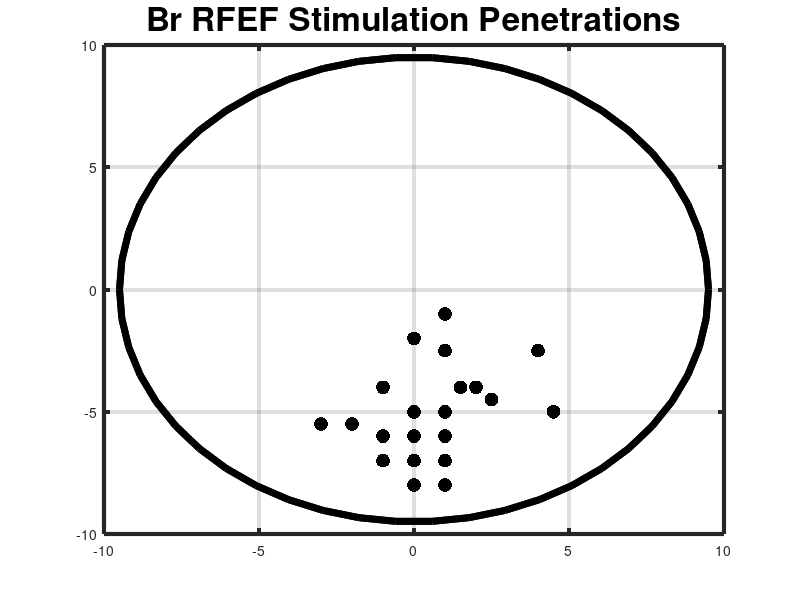

Recreate this plot in MATLAB. (Note: this script raises an error after producing the figure.)
% setup variables
dot_size = 100;
sacc_yes = 'r';
sacc_no = 'k';

hold on;

%
% bpRFEFStim2_10_15
%

% variables
bpRFEFStim2_10_15depth = -5000;
bpRFEFStim2_10_15AP = -5;
bpRFEFStim2_10_15ML = 1;

% session depth + coordinates
bpRFEFStim2_10_15top = [bpRFEFStim2_10_15ML, bpRFEFStim2_10_15AP, 0];
bpRFEFStim2_10_15bottom = [bpRFEFStim2_10_15ML, bpRFEFStim2_10_15AP, bpRFEFStim2_10_15depth];
bpRFEFStim2_10_15 = [bpRFEFStim2_10_15top;bpRFEFStim2_10_15bottom];
plot3(bpRFEFStim2_10_15(:,1),bpRFEFStim2_10_15(:,2),bpRFEFStim2_10_15(:,3), 'r', 'LineWidth', 2)


bpRFEFStim2_10_15ch17 = scatter3(bpRFEFStim2_10_15ML, bpRFEFStim2_10_15AP, bpRFEFStim2_10_15depth + 5000, dot_size, sacc_no, 'filled');
bpRFEFStim2_10_15ch16 = scatter3(bpRFEFStim2_10_15ML, bpRFEFStim2_10_15AP, bpRFEFStim2_10_15depth + 4600, dot_size, sacc_no, 'filled');
bpRFEFStim2_10_15ch15 = scatter3(bpRFEFStim2_10_15ML, bpRFEFStim2_10_15AP, bpRFEFStim2_10_15depth + 4200, dot_size, sacc_no, 'filled');
bpRFEFStim2_10_15ch14 = scatter3(bpRFEFStim2_10_15ML, bpRFEFStim2_10_15AP, bpRFEFStim2_10_15depth + 3800, dot_size, sacc_no, 'filled');
bpRFEFStim2_10_15ch13 = scatter3(bpRFEFStim2_10_15ML, bpRFEFStim2_10_15AP, bpRFEFStim2_10_15depth + 3500, dot_size, sacc_no, 'filled');
bpRFEFStim2_10_15ch12 = scatter3(bpRFEFStim2_10_15ML, bpRFEFStim2_10_15AP, bpRFEFStim2_10_15depth + 3200, dot_size, sacc_no, 'filled');
bpRFEFStim2_10_15ch11 = scatter3(bpRFEFStim2_10_15ML, bpRFEFStim2_10_15AP, bpRFEFStim2_10_15depth + 2900, dot_size, sacc_no, 'filled');
bpRFEFStim2_10_15ch10 = scatter3(bpRFEFStim2_10_15ML, bpRFEFStim2_10_15AP, bpRFEFStim2_10_15depth + 2700, dot_size, sacc_no, 'filled');
bpRFEFStim2_10_15ch09 = scatter3(bpRFEFStim2_10_15ML, bpRFEFStim2_10_15AP, bpRFEFStim2_10_15depth + 2400, dot_size, sacc_no, 'filled');
bpRFEFStim2_10_15ch08 = scatter3(bpRFEFStim2_10_15ML, bpRFEFStim2_10_15AP, bpRFEFStim2_10_15depth + 2100, dot_size, sacc_no, 'filled');
bpRFEFStim2_10_15ch07 = scatter3(bpRFEFStim2_10_15ML, bpRFEFStim2_10_15AP, bpRFEFStim2_10_15depth + 1900, dot_size, sacc_no, 'filled');
bpRFEFStim2_10_15ch06 = scatter3(bpRFEFStim2_10_15ML, bpRFEFStim2_10_15AP, bpRFEFStim2_10_15depth + 1700, dot_size, sacc_no, 'filled');
bpRFEFStim2_10_15ch05 = scatter3(bpRFEFStim2_10_15ML, bpRFEFStim2_10_15AP, bpRFEFStim2_10_15depth + 1400, dot_size, sacc_no, 'filled');
bpRFEFStim2_10_15ch04 = scatter3(bpRFEFStim2_10_15ML, bpRFEFStim2_10_15AP, bpRFEFStim2_10_15depth + 1000, dot_size, sacc_yes, 'filled');
bpRFEFStim2_10_15ch03 = scatter3(bpRFEFStim2_10_15ML, bpRFEFStim2_10_15AP, bpRFEFStim2_10_15depth +  700, dot_size, sacc_no, 'filled');
bpRFEFStim2_10_15ch02 = scatter3(bpRFEFStim2_10_15ML, bpRFEFStim2_10_15AP, bpRFEFStim2_10_15depth +  400, dot_size, sacc_no, 'filled');
bpRFEFStim2_10_15ch01 = scatter3(bpRFEFStim2_10_15ML, bpRFEFStim2_10_15AP, bpRFEFStim2_10_15depth +    0, dot_size, sacc_no, 'filled');


%
% bpRFEFStim2_10_15n02
%

% variables
bpRFEFStim2_10_15n02depth = -6100;
bpRFEFStim2_10_15n02AP = -6;
bpRFEFStim2_10_15n02ML = 0;

% session depth + coordinates
bpRFEFStim2_10_15n02top = [bpRFEFStim2_10_15n02ML, bpRFEFStim2_10_15n02AP, 0];
bpRFEFStim2_10_15n02bottom = [bpRFEFStim2_10_15n02ML, bpRFEFStim2_10_15n02AP, bpRFEFStim2_10_15n02depth];
bpRFEFStim2_10_15n02 = [bpRFEFStim2_10_15n02top;bpRFEFStim2_10_15n02bottom];
plot3(bpRFEFStim2_10_15n02(:,1),bpRFEFStim2_10_15n02(:,2),bpRFEFStim2_10_15n02(:,3), 'r', 'LineWidth', 2)


bpRFEFStim2_10_15n02ch12 = scatter3(bpRFEFStim2_10_15n02ML, bpRFEFStim2_10_15n02AP, bpRFEFStim2_10_15n02depth + 4600, dot_size, sacc_no, 'filled');
bpRFEFStim2_10_15n02ch11 = scatter3(bpRFEFStim2_10_15n02ML, bpRFEFStim2_10_15n02AP, bpRFEFStim2_10_15n02depth + 4200, dot_size, sacc_no, 'filled');
bpRFEFStim2_10_15n02ch10 = scatter3(bpRFEFStim2_10_15n02ML, bpRFEFStim2_10_15n02AP, bpRFEFStim2_10_15n02depth + 3800, dot_size, sacc_no, 'filled');
bpRFEFStim2_10_15n02ch09 = scatter3(bpRFEFStim2_10_15n02ML, bpRFEFStim2_10_15n02AP, bpRFEFStim2_10_15n02depth + 3400, dot_size, sacc_yes, 'filled');
bpRFEFStim2_10_15n02ch08 = scatter3(bpRFEFStim2_10_15n02ML, bpRFEFStim2_10_15n02AP, bpRFEFStim2_10_15n02depth + 3200, dot_size, sacc_yes, 'filled');
bpRFEFStim2_10_15n02ch07 = scatter3(bpRFEFStim2_10_15n02ML, bpRFEFStim2_10_15n02AP, bpRFEFStim2_10_15n02depth + 2900, dot_size, sacc_yes, 'filled');
bpRFEFStim2_10_15n02ch06 = scatter3(bpRFEFStim2_10_15n02ML, bpRFEFStim2_10_15n02AP, bpRFEFStim2_10_15n02depth + 2600, dot_size, sacc_yes, 'filled');
bpRFEFStim2_10_15n02ch05 = scatter3(bpRFEFStim2_10_15n02ML, bpRFEFStim2_10_15n02AP, bpRFEFStim2_10_15n02depth + 2300, dot_size, sacc_yes, 'filled');
bpRFEFStim2_10_15n02ch04 = scatter3(bpRFEFStim2_10_15n02ML, bpRFEFStim2_10_15n02AP, bpRFEFStim2_10_15n02depth + 1800, dot_size, sacc_yes, 'filled');
bpRFEFStim2_10_15n02ch03 = scatter3(bpRFEFStim2_10_15n02ML, bpRFEFStim2_10_15n02AP, bpRFEFStim2_10_15n02depth + 1000, dot_size, sacc_yes, 'filled');
bpRFEFStim2_10_15n02ch02 = scatter3(bpRFEFStim2_10_15n02ML, bpRFEFStim2_10_15n02AP, bpRFEFStim2_10_15n02depth +  600, dot_size, sacc_yes, 'filled');
bpRFEFStim2_10_15n02ch01 = scatter3(bpRFEFStim2_10_15n02ML, bpRFEFStim2_10_15n02AP, bpRFEFStim2_10_15n02depth +    0, dot_size, sacc_yes, 'filled');


%
% bpRFEFStim2_10_15n03
%

% variables
bpRFEFStim2_10_15n03depth = -3500;
bpRFEFStim2_10_15n03AP = -7;
bpRFEFStim2_10_15n03ML = 1;

% session depth + coordinates
bpRFEFStim2_10_15n03top = [bpRFEFStim2_10_15n03ML, bpRFEFStim2_10_15n03AP, 0];
bpRFEFStim2_10_15n03bottom = [bpRFEFStim2_10_15n03ML, bpRFEFStim2_10_15n03AP, bpRFEFStim2_10_15n03depth];
bpRFEFStim2_10_15n03 = [bpRFEFStim2_10_15n03top;bpRFEFStim2_10_15n03bottom];
plot3(bpRFEFStim2_10_15n03(:,1),bpRFEFStim2_10_15n03(:,2),bpRFEFStim2_10_15n03(:,3), 'r', 'LineWidth', 2)

bpRFEFStim2_10_15n03ch03 = scatter3(bpRFEFStim2_10_15n03ML, bpRFEFStim2_10_15n03AP, bpRFEFStim2_10_15n03depth + 2000, dot_size, sacc_no, 'filled');
bpRFEFStim2_10_15n03ch02 = scatter3(bpRFEFStim2_10_15n03ML, bpRFEFStim2_10_15n03AP, bpRFEFStim2_10_15n03depth + 1300, dot_size, sacc_no, 'filled');
bpRFEFStim2_10_15n03ch01 = scatter3(bpRFEFStim2_10_15n03ML, bpRFEFStim2_10_15n03AP, bpRFEFStim2_10_15n03depth +    0, dot_size, sacc_no, 'filled');

%
% bpRFEFStim2_23_15
%

% variables
bpRFEFStim2_23_15depth = -4500;
bpRFEFStim2_23_15AP = -4.5;
bpRFEFStim2_23_15ML = 2.5;

% session depth + coordinates
bpRFEFStim2_23_15top = [bpRFEFStim2_23_15ML, bpRFEFStim2_23_15AP, 0];
bpRFEFStim2_23_15bottom = [bpRFEFStim2_23_15ML, bpRFEFStim2_23_15AP, bpRFEFStim2_23_15depth];
bpRFEFStim2_23_15 = [bpRFEFStim2_23_15top;bpRFEFStim2_23_15bottom];
plot3(bpRFEFStim2_23_15(:,1),bpRFEFStim2_23_15(:,2),bpRFEFStim2_23_15(:,3), 'r', 'LineWidth', 2)


bpRFEFStim2_23_15ch07 = scatter3(bpRFEFStim2_23_15ML, bpRFEFStim2_23_15AP, bpRFEFStim2_23_15depth + 4500, dot_size, sacc_no, 'filled');
bpRFEFStim2_23_15ch06 = scatter3(bpRFEFStim2_23_15ML, bpRFEFStim2_23_15AP, bpRFEFStim2_23_15depth + 3700, dot_size, sacc_no, 'filled');
bpRFEFStim2_23_15ch05 = scatter3(bpRFEFStim2_23_15ML, bpRFEFStim2_23_15AP, bpRFEFStim2_23_15depth + 3000, dot_size, sacc_yes, 'filled');
bpRFEFStim2_23_15ch04 = scatter3(bpRFEFStim2_23_15ML, bpRFEFStim2_23_15AP, bpRFEFStim2_23_15depth + 2300, dot_size, sacc_yes, 'filled');
bpRFEFStim2_23_15ch03 = scatter3(bpRFEFStim2_23_15ML, bpRFEFStim2_23_15AP, bpRFEFStim2_23_15depth + 1500, dot_size, sacc_yes, 'filled');
bpRFEFStim2_23_15ch02 = scatter3(bpRFEFStim2_23_15ML, bpRFEFStim2_23_15AP, bpRFEFStim2_23_15depth +  500, dot_size, sacc_yes, 'filled');
bpRFEFStim2_23_15ch01 = scatter3(bpRFEFStim2_23_15ML, bpRFEFStim2_23_15AP, bpRFEFStim2_23_15depth +    0, dot_size, sacc_no, 'filled');

%
% bpRFEFStim2_24_15
%

% variables
bpRFEFStim2_24_15depth = -3500;
bpRFEFStim2_24_15AP = -2.5;
bpRFEFStim2_24_15ML = 4;

% session depth + coordinates
bpRFEFStim2_24_15top = [bpRFEFStim2_24_15ML, bpRFEFStim2_24_15AP, 0];
bpRFEFStim2_24_15bottom = [bpRFEFStim2_24_15ML, bpRFEFStim2_24_15AP, bpRFEFStim2_24_15depth];
bpRFEFStim2_24_15 = [bpRFEFStim2_24_15top;bpRFEFStim2_24_15bottom];
plot3(bpRFEFStim2_24_15(:,1),bpRFEFStim2_24_15(:,2),bpRFEFStim2_24_15(:,3), 'r', 'LineWidth', 2)

bpRFEFStim2_24_15ch07 = scatter3(bpRFEFStim2_24_15ML, bpRFEFStim2_24_15AP, bpRFEFStim2_24_15depth + 3000, dot_size, sacc_no, 'filled');
bpRFEFStim2_24_15ch06 = scatter3(bpRFEFStim2_24_15ML, bpRFEFStim2_24_15AP, bpRFEFStim2_24_15depth + 2500, dot_size, sacc_no, 'filled');
bpRFEFStim2_24_15ch05 = scatter3(bpRFEFStim2_24_15ML, bpRFEFStim2_24_15AP, bpRFEFStim2_24_15depth + 2000, dot_size, sacc_no, 'filled');
bpRFEFStim2_24_15ch04 = scatter3(bpRFEFStim2_24_15ML, bpRFEFStim2_24_15AP, bpRFEFStim2_24_15depth + 1500, dot_size, sacc_no, 'filled');
bpRFEFStim2_24_15ch03 = scatter3(bpRFEFStim2_24_15ML, bpRFEFStim2_24_15AP, bpRFEFStim2_24_15depth + 1000, dot_size, sacc_no, 'filled');
bpRFEFStim2_24_15ch02 = scatter3(bpRFEFStim2_24_15ML, bpRFEFStim2_24_15AP, bpRFEFStim2_24_15depth +  500, dot_size, sacc_no, 'filled');
bpRFEFStim2_24_15ch01 = scatter3(bpRFEFStim2_24_15ML, bpRFEFStim2_24_15AP, bpRFEFStim2_24_15depth +    0, dot_size, sacc_no, 'filled');

%
% bpRFEFStim2_24_15n02
%

% variables
bpRFEFStim2_24_15n02depth = -5300;
bpRFEFStim2_24_15n02AP = -2.5;
bpRFEFStim2_24_15n02ML = 1;

% session depth + coordinates
bpRFEFStim2_24_15n02top = [bpRFEFStim2_24_15n02ML, bpRFEFStim2_24_15n02AP, 0];
bpRFEFStim2_24_15n02bottom = [bpRFEFStim2_24_15n02ML, bpRFEFStim2_24_15n02AP, bpRFEFStim2_24_15n02depth];
bpRFEFStim2_24_15n02 = [bpRFEFStim2_24_15n02top;bpRFEFStim2_24_15n02bottom];
plot3(bpRFEFStim2_24_15n02(:,1),bpRFEFStim2_24_15n02(:,2),bpRFEFStim2_24_15n02(:,3), 'r', 'LineWidth', 2)

bpRFEFStim2_24_15n02ch10 = scatter3(bpRFEFStim2_24_15n02ML, bpRFEFStim2_24_15n02AP, bpRFEFStim2_24_15n02depth + 5000, dot_size, sacc_no, 'filled');
bpRFEFStim2_24_15n02ch09 = scatter3(bpRFEFStim2_24_15n02ML, bpRFEFStim2_24_15n02AP, bpRFEFStim2_24_15n02depth + 4500, dot_size, sacc_no, 'filled');
bpRFEFStim2_24_15n02ch08 = scatter3(bpRFEFStim2_24_15n02ML, bpRFEFStim2_24_15n02AP, bpRFEFStim2_24_15n02depth + 4000, dot_size, sacc_no, 'filled');
bpRFEFStim2_24_15n02ch07 = scatter3(bpRFEFStim2_24_15n02ML, bpRFEFStim2_24_15n02AP, bpRFEFStim2_24_15n02depth + 3000, dot_size, sacc_no, 'filled');
bpRFEFStim2_24_15n02ch06 = scatter3(bpRFEFStim2_24_15n02ML, bpRFEFStim2_24_15n02AP, bpRFEFStim2_24_15n02depth + 2500, dot_size, sacc_no, 'filled');
bpRFEFStim2_24_15n02ch05 = scatter3(bpRFEFStim2_24_15n02ML, bpRFEFStim2_24_15n02AP, bpRFEFStim2_24_15n02depth + 2000, dot_size, sacc_no, 'filled');
bpRFEFStim2_24_15n02ch04 = scatter3(bpRFEFStim2_24_15n02ML, bpRFEFStim2_24_15n02AP, bpRFEFStim2_24_15n02depth + 1500, dot_size, sacc_no, 'filled');
bpRFEFStim2_24_15n02ch03 = scatter3(bpRFEFStim2_24_15n02ML, bpRFEFStim2_24_15n02AP, bpRFEFStim2_24_15n02depth + 1000, dot_size, sacc_no, 'filled');
bpRFEFStim2_24_15n02ch02 = scatter3(bpRFEFStim2_24_15n02ML, bpRFEFStim2_24_15n02AP, bpRFEFStim2_24_15n02depth +  500, dot_size, sacc_no, 'filled');
bpRFEFStim2_24_15n02ch01 = scatter3(bpRFEFStim2_24_15n02ML, bpRFEFStim2_24_15n02AP, bpRFEFStim2_24_15n02depth +    0, dot_size, sacc_no, 'filled');

%
% bpRFEFStim2_27_15
%

% variables
bpRFEFStim2_27_15depth = -1700;
bpRFEFStim2_27_15AP = -4;
bpRFEFStim2_27_15ML = 1.5;

% session depth + coordinates
bpRFEFStim2_27_15top = [bpRFEFStim2_27_15ML, bpRFEFStim2_27_15AP, 0];
bpRFEFStim2_27_15bottom = [bpRFEFStim2_27_15ML, bpRFEFStim2_27_15AP, bpRFEFStim2_27_15depth];
bpRFEFStim2_27_15 = [bpRFEFStim2_27_15top;bpRFEFStim2_27_15bottom];
plot3(bpRFEFStim2_27_15(:,1),bpRFEFStim2_27_15(:,2),bpRFEFStim2_27_15(:,3), 'r', 'LineWidth', 2)

bpRFEFStim2_27_15ch03 = scatter3(bpRFEFStim2_27_15ML, bpRFEFStim2_27_15AP, bpRFEFStim2_27_15depth + 1000, dot_size, sacc_no, 'filled');
bpRFEFStim2_27_15ch02 = scatter3(bpRFEFStim2_27_15ML, bpRFEFStim2_27_15AP, bpRFEFStim2_27_15depth +  500, dot_size, sacc_no, 'filled');
bpRFEFStim2_27_15ch01 = scatter3(bpRFEFStim2_27_15ML, bpRFEFStim2_27_15AP, bpRFEFStim2_27_15depth +    0, dot_size, sacc_no, 'filled');


%
% bpRFEFStim4_07_15
%

% variables
bpRFEFStim4_07_15depth = -5348;
bpRFEFStim4_07_15AP = -6;
bpRFEFStim4_07_15ML = 1;

% session depth + coordinates
bpRFEFStim4_07_15top = [bpRFEFStim4_07_15ML, bpRFEFStim4_07_15AP, 0];
bpRFEFStim4_07_15bottom = [bpRFEFStim4_07_15ML, bpRFEFStim4_07_15AP, bpRFEFStim4_07_15depth];
bpRFEFStim4_07_15 = [bpRFEFStim4_07_15top;bpRFEFStim4_07_15bottom];
plot3(bpRFEFStim4_07_15(:,1),bpRFEFStim4_07_15(:,2),bpRFEFStim4_07_15(:,3), 'r', 'LineWidth', 2)

bpRFEFStim4_07_15ch06 = scatter3(bpRFEFStim4_07_15ML, bpRFEFStim4_07_15AP, bpRFEFStim4_07_15depth + 5000, dot_size, sacc_no, 'filled');
bpRFEFStim4_07_15ch05 = scatter3(bpRFEFStim4_07_15ML, bpRFEFStim4_07_15AP, bpRFEFStim4_07_15depth + 4000, dot_size, sacc_no, 'filled');
bpRFEFStim4_07_15ch04 = scatter3(bpRFEFStim4_07_15ML, bpRFEFStim4_07_15AP, bpRFEFStim4_07_15depth + 3000, dot_size, sacc_no, 'filled');
bpRFEFStim4_07_15ch03 = scatter3(bpRFEFStim4_07_15ML, bpRFEFStim4_07_15AP, bpRFEFStim4_07_15depth + 2000, dot_size, sacc_no, 'filled');
bpRFEFStim4_07_15ch02 = scatter3(bpRFEFStim4_07_15ML, bpRFEFStim4_07_15AP, bpRFEFStim4_07_15depth + 1000, dot_size, sacc_no, 'filled');
bpRFEFStim4_07_15ch01 = scatter3(bpRFEFStim4_07_15ML, bpRFEFStim4_07_15AP, bpRFEFStim4_07_15depth +    0, dot_size, sacc_no, 'filled');


%
% bpRFEFStim4_09_15
%

% variables
bpRFEFStim4_09_15depth = -5600;
bpRFEFStim4_09_15AP = -6;
bpRFEFStim4_09_15ML = -1;

% session depth + coordinates
bpRFEFStim4_09_15top = [bpRFEFStim4_09_15ML, bpRFEFStim4_09_15AP, 0];
bpRFEFStim4_09_15bottom = [bpRFEFStim4_09_15ML, bpRFEFStim4_09_15AP, bpRFEFStim4_09_15depth];
bpRFEFStim4_09_15 = [bpRFEFStim4_09_15top;bpRFEFStim4_09_15bottom];
plot3(bpRFEFStim4_09_15(:,1),bpRFEFStim4_09_15(:,2),bpRFEFStim4_09_15(:,3), 'r', 'LineWidth', 2)


bpRFEFStim4_09_15ch09 = scatter3(bpRFEFStim4_09_15ML, bpRFEFStim4_09_15AP, bpRFEFStim4_09_15depth + 4900, dot_size, sacc_no, 'filled');
bpRFEFStim4_09_15ch08 = scatter3(bpRFEFStim4_09_15ML, bpRFEFStim4_09_15AP, bpRFEFStim4_09_15depth + 4200, dot_size, sacc_yes, 'filled');
bpRFEFStim4_09_15ch07 = scatter3(bpRFEFStim4_09_15ML, bpRFEFStim4_09_15AP, bpRFEFStim4_09_15depth + 3600, dot_size, sacc_yes, 'filled');
bpRFEFStim4_09_15ch06 = scatter3(bpRFEFStim4_09_15ML, bpRFEFStim4_09_15AP, bpRFEFStim4_09_15depth + 1900, dot_size, sacc_no, 'filled');
bpRFEFStim4_09_15ch05 = scatter3(bpRFEFStim4_09_15ML, bpRFEFStim4_09_15AP, bpRFEFStim4_09_15depth + 1600, dot_size, sacc_no, 'filled');
bpRFEFStim4_09_15ch04 = scatter3(bpRFEFStim4_09_15ML, bpRFEFStim4_09_15AP, bpRFEFStim4_09_15depth + 1200, dot_size, sacc_no, 'filled');
bpRFEFStim4_09_15ch03 = scatter3(bpRFEFStim4_09_15ML, bpRFEFStim4_09_15AP, bpRFEFStim4_09_15depth +  800, dot_size, sacc_yes, 'filled');
bpRFEFStim4_09_15ch02 = scatter3(bpRFEFStim4_09_15ML, bpRFEFStim4_09_15AP, bpRFEFStim4_09_15depth +  300, dot_size, sacc_no, 'filled');
bpRFEFStim4_09_15ch01 = scatter3(bpRFEFStim4_09_15ML, bpRFEFStim4_09_15AP, bpRFEFStim4_09_15depth +    0, dot_size, sacc_no, 'filled');

%
% bpRFEFStim4_10_15
%

% variables
bpRFEFStim4_10_15depth = -7085;
bpRFEFStim4_10_15AP = -4;
bpRFEFStim4_10_15ML = -1;

% session depth + coordinates
bpRFEFStim4_10_15top = [bpRFEFStim4_10_15ML, bpRFEFStim4_10_15AP, 0];
bpRFEFStim4_10_15bottom = [bpRFEFStim4_10_15ML, bpRFEFStim4_10_15AP, bpRFEFStim4_10_15depth];
bpRFEFStim4_10_15 = [bpRFEFStim4_10_15top;bpRFEFStim4_10_15bottom];
plot3(bpRFEFStim4_10_15(:,1),bpRFEFStim4_10_15(:,2),bpRFEFStim4_10_15(:,3), 'r', 'LineWidth', 2)

bpRFEFStim4_10_15ch10 = scatter3(bpRFEFStim4_10_15ML, bpRFEFStim4_10_15AP, bpRFEFStim4_10_15depth + 4500, dot_size, sacc_no, 'filled');
bpRFEFStim4_10_15ch09 = scatter3(bpRFEFStim4_10_15ML, bpRFEFStim4_10_15AP, bpRFEFStim4_10_15depth + 4000, dot_size, sacc_no, 'filled');
bpRFEFStim4_10_15ch08 = scatter3(bpRFEFStim4_10_15ML, bpRFEFStim4_10_15AP, bpRFEFStim4_10_15depth + 3500, dot_size, sacc_no, 'filled');
bpRFEFStim4_10_15ch07 = scatter3(bpRFEFStim4_10_15ML, bpRFEFStim4_10_15AP, bpRFEFStim4_10_15depth + 3000, dot_size, sacc_no, 'filled');
bpRFEFStim4_10_15ch06 = scatter3(bpRFEFStim4_10_15ML, bpRFEFStim4_10_15AP, bpRFEFStim4_10_15depth + 2500, dot_size, sacc_no, 'filled');
bpRFEFStim4_10_15ch05 = scatter3(bpRFEFStim4_10_15ML, bpRFEFStim4_10_15AP, bpRFEFStim4_10_15depth + 2000, dot_size, sacc_no, 'filled');
bpRFEFStim4_10_15ch04 = scatter3(bpRFEFStim4_10_15ML, bpRFEFStim4_10_15AP, bpRFEFStim4_10_15depth + 1500, dot_size, sacc_no, 'filled');
bpRFEFStim4_10_15ch03 = scatter3(bpRFEFStim4_10_15ML, bpRFEFStim4_10_15AP, bpRFEFStim4_10_15depth + 1000, dot_size, sacc_no, 'filled');
bpRFEFStim4_10_15ch02 = scatter3(bpRFEFStim4_10_15ML, bpRFEFStim4_10_15AP, bpRFEFStim4_10_15depth +  500, dot_size, sacc_no, 'filled');
bpRFEFStim4_10_15ch01 = scatter3(bpRFEFStim4_10_15ML, bpRFEFStim4_10_15AP, bpRFEFStim4_10_15depth +    0, dot_size, sacc_no, 'filled');


%
% bpRFEFStim4_10_15n02
%

% variables
bpRFEFStim4_10_15n02depth = -8834;
bpRFEFStim4_10_15n02AP = -8;
bpRFEFStim4_10_15n02ML = 1;

% session depth + coordinates
bpRFEFStim4_10_15n02top = [bpRFEFStim4_10_15n02ML, bpRFEFStim4_10_15n02AP, 0];
bpRFEFStim4_10_15n02bottom = [bpRFEFStim4_10_15n02ML, bpRFEFStim4_10_15n02AP, bpRFEFStim4_10_15n02depth];
bpRFEFStim4_10_15n02 = [bpRFEFStim4_10_15n02top;bpRFEFStim4_10_15n02bottom];
plot3(bpRFEFStim4_10_15n02(:,1),bpRFEFStim4_10_15n02(:,2),bpRFEFStim4_10_15n02(:,3), 'r', 'LineWidth', 2)

bpRFEFStim4_10_15n02ch13 = scatter3(bpRFEFStim4_10_15n02ML, bpRFEFStim4_10_15n02AP, bpRFEFStim4_10_15n02depth + 8000, dot_size, sacc_no, 'filled');
bpRFEFStim4_10_15n02ch12 = scatter3(bpRFEFStim4_10_15n02ML, bpRFEFStim4_10_15n02AP, bpRFEFStim4_10_15n02depth + 7000, dot_size, sacc_no, 'filled');
bpRFEFStim4_10_15n02ch11 = scatter3(bpRFEFStim4_10_15n02ML, bpRFEFStim4_10_15n02AP, bpRFEFStim4_10_15n02depth + 6000, dot_size, sacc_no, 'filled');
bpRFEFStim4_10_15n02ch10 = scatter3(bpRFEFStim4_10_15n02ML, bpRFEFStim4_10_15n02AP, bpRFEFStim4_10_15n02depth + 5500, dot_size, sacc_no, 'filled');
bpRFEFStim4_10_15n02ch09 = scatter3(bpRFEFStim4_10_15n02ML, bpRFEFStim4_10_15n02AP, bpRFEFStim4_10_15n02depth + 5000, dot_size, sacc_no, 'filled');
bpRFEFStim4_10_15n02ch08 = scatter3(bpRFEFStim4_10_15n02ML, bpRFEFStim4_10_15n02AP, bpRFEFStim4_10_15n02depth + 4500, dot_size, sacc_yes, 'filled');
bpRFEFStim4_10_15n02ch07 = scatter3(bpRFEFStim4_10_15n02ML, bpRFEFStim4_10_15n02AP, bpRFEFStim4_10_15n02depth + 4000, dot_size, sacc_no, 'filled');
bpRFEFStim4_10_15n02ch06 = scatter3(bpRFEFStim4_10_15n02ML, bpRFEFStim4_10_15n02AP, bpRFEFStim4_10_15n02depth + 3500, dot_size, sacc_no, 'filled');
bpRFEFStim4_10_15n02ch05 = scatter3(bpRFEFStim4_10_15n02ML, bpRFEFStim4_10_15n02AP, bpRFEFStim4_10_15n02depth + 3000, dot_size, sacc_no, 'filled');
bpRFEFStim4_10_15n02ch04 = scatter3(bpRFEFStim4_10_15n02ML, bpRFEFStim4_10_15n02AP, bpRFEFStim4_10_15n02depth + 2500, dot_size, sacc_yes, 'filled');
bpRFEFStim4_10_15n02ch03 = scatter3(bpRFEFStim4_10_15n02ML, bpRFEFStim4_10_15n02AP, bpRFEFStim4_10_15n02depth + 1500, dot_size, sacc_yes, 'filled');
bpRFEFStim4_10_15n02ch02 = scatter3(bpRFEFStim4_10_15n02ML, bpRFEFStim4_10_15n02AP, bpRFEFStim4_10_15n02depth + 1000, dot_size, sacc_no, 'filled');
bpRFEFStim4_10_15n02ch01 = scatter3(bpRFEFStim4_10_15n02ML, bpRFEFStim4_10_15n02AP, bpRFEFStim4_10_15n02depth +    0, dot_size, sacc_no, 'filled');


%
% bpRFEFStim4_10_15n03
%

% variables
bpRFEFStim4_10_15n03depth = -7100;
bpRFEFStim4_10_15n03AP = -5;
bpRFEFStim4_10_15n03ML = 4.5;

% session depth + coordinates
bpRFEFStim4_10_15n03top = [bpRFEFStim4_10_15n03ML, bpRFEFStim4_10_15n03AP, 0];
bpRFEFStim4_10_15n03bottom = [bpRFEFStim4_10_15n03ML, bpRFEFStim4_10_15n03AP, bpRFEFStim4_10_15n03depth];
bpRFEFStim4_10_15n03 = [bpRFEFStim4_10_15n03top;bpRFEFStim4_10_15n03bottom];
plot3(bpRFEFStim4_10_15n03(:,1),bpRFEFStim4_10_15n03(:,2),bpRFEFStim4_10_15n03(:,3), 'r', 'LineWidth', 2)


bpRFEFStim4_10_15n03ch14 = scatter3(bpRFEFStim4_10_15n03ML, bpRFEFStim4_10_15n03AP, bpRFEFStim4_10_15n03depth + 7000, dot_size, sacc_no, 'filled');
bpRFEFStim4_10_15n03ch13 = scatter3(bpRFEFStim4_10_15n03ML, bpRFEFStim4_10_15n03AP, bpRFEFStim4_10_15n03depth + 6000, dot_size, sacc_no, 'filled');
bpRFEFStim4_10_15n03ch12 = scatter3(bpRFEFStim4_10_15n03ML, bpRFEFStim4_10_15n03AP, bpRFEFStim4_10_15n03depth + 5500, dot_size, sacc_no, 'filled');
bpRFEFStim4_10_15n03ch11 = scatter3(bpRFEFStim4_10_15n03ML, bpRFEFStim4_10_15n03AP, bpRFEFStim4_10_15n03depth + 5000, dot_size, sacc_no, 'filled');
bpRFEFStim4_10_15n03ch10 = scatter3(bpRFEFStim4_10_15n03ML, bpRFEFStim4_10_15n03AP, bpRFEFStim4_10_15n03depth + 4500, dot_size, sacc_no, 'filled');
bpRFEFStim4_10_15n03ch09 = scatter3(bpRFEFStim4_10_15n03ML, bpRFEFStim4_10_15n03AP, bpRFEFStim4_10_15n03depth + 4000, dot_size, sacc_no, 'filled');
bpRFEFStim4_10_15n03ch08 = scatter3(bpRFEFStim4_10_15n03ML, bpRFEFStim4_10_15n03AP, bpRFEFStim4_10_15n03depth + 3500, dot_size, sacc_no, 'filled');
bpRFEFStim4_10_15n03ch07 = scatter3(bpRFEFStim4_10_15n03ML, bpRFEFStim4_10_15n03AP, bpRFEFStim4_10_15n03depth + 3000, dot_size, sacc_no, 'filled');
bpRFEFStim4_10_15n03ch06 = scatter3(bpRFEFStim4_10_15n03ML, bpRFEFStim4_10_15n03AP, bpRFEFStim4_10_15n03depth + 2500, dot_size, sacc_no, 'filled');
bpRFEFStim4_10_15n03ch05 = scatter3(bpRFEFStim4_10_15n03ML, bpRFEFStim4_10_15n03AP, bpRFEFStim4_10_15n03depth + 2000, dot_size, sacc_no, 'filled');
bpRFEFStim4_10_15n03ch04 = scatter3(bpRFEFStim4_10_15n03ML, bpRFEFStim4_10_15n03AP, bpRFEFStim4_10_15n03depth + 1500, dot_size, sacc_no, 'filled');
bpRFEFStim4_10_15n03ch03 = scatter3(bpRFEFStim4_10_15n03ML, bpRFEFStim4_10_15n03AP, bpRFEFStim4_10_15n03depth + 1000, dot_size, sacc_no, 'filled');
bpRFEFStim4_10_15n03ch02 = scatter3(bpRFEFStim4_10_15n03ML, bpRFEFStim4_10_15n03AP, bpRFEFStim4_10_15n03depth +  500, dot_size, sacc_no, 'filled');
bpRFEFStim4_10_15n03ch01 = scatter3(bpRFEFStim4_10_15n03ML, bpRFEFStim4_10_15n03AP, bpRFEFStim4_10_15n03depth +    0, dot_size, sacc_no, 'filled');

%
% bpRFEFStim4_13_15
%

% variables
bpRFEFStim4_13_15depth = -8100;
bpRFEFStim4_13_15AP = -7;
bpRFEFStim4_13_15ML = -1;

% session depth + coordinates
bpRFEFStim4_13_15top = [bpRFEFStim4_13_15ML, bpRFEFStim4_13_15AP, 0];
bpRFEFStim4_13_15bottom = [bpRFEFStim4_13_15ML, bpRFEFStim4_13_15AP, bpRFEFStim4_13_15depth];
bpRFEFStim4_13_15 = [bpRFEFStim4_13_15top;bpRFEFStim4_13_15bottom];
plot3(bpRFEFStim4_13_15(:,1),bpRFEFStim4_13_15(:,2),bpRFEFStim4_13_15(:,3), 'r', 'LineWidth', 2)

bpRFEFStim4_13_15ch06 = scatter3(bpRFEFStim4_13_15ML, bpRFEFStim4_13_15AP, bpRFEFStim4_13_15depth + 8000, dot_size, sacc_no, 'filled');
bpRFEFStim4_13_15ch05 = scatter3(bpRFEFStim4_13_15ML, bpRFEFStim4_13_15AP, bpRFEFStim4_13_15depth + 7500, dot_size, sacc_no, 'filled');
bpRFEFStim4_13_15ch04 = scatter3(bpRFEFStim4_13_15ML, bpRFEFStim4_13_15AP, bpRFEFStim4_13_15depth +  7000, dot_size, sacc_no, 'filled');
bpRFEFStim4_13_15ch03 = scatter3(bpRFEFStim4_13_15ML, bpRFEFStim4_13_15AP, bpRFEFStim4_13_15depth +  6500, dot_size, sacc_no, 'filled');
bpRFEFStim4_13_15ch02 = scatter3(bpRFEFStim4_13_15ML, bpRFEFStim4_13_15AP, bpRFEFStim4_13_15depth +  6000, dot_size, sacc_no, 'filled');
bpRFEFStim4_13_15ch01 = scatter3(bpRFEFStim4_13_15ML, bpRFEFStim4_13_15AP, bpRFEFStim4_13_15depth + 5500, dot_size, sacc_no, 'filled');
bpRFEFStim4_13_15ch10 = scatter3(bpRFEFStim4_13_15ML, bpRFEFStim4_13_15AP, bpRFEFStim4_13_15depth + 5000, dot_size, sacc_no, 'filled');
bpRFEFStim4_13_15ch09 = scatter3(bpRFEFStim4_13_15ML, bpRFEFStim4_13_15AP, bpRFEFStim4_13_15depth + 4500, dot_size, sacc_no, 'filled');
bpRFEFStim4_13_15ch08 = scatter3(bpRFEFStim4_13_15ML, bpRFEFStim4_13_15AP, bpRFEFStim4_13_15depth + 4000, dot_size, sacc_no, 'filled');
bpRFEFStim4_13_15ch07 = scatter3(bpRFEFStim4_13_15ML, bpRFEFStim4_13_15AP, bpRFEFStim4_13_15depth + 3500, dot_size, sacc_no, 'filled');
bpRFEFStim4_13_15ch06 = scatter3(bpRFEFStim4_13_15ML, bpRFEFStim4_13_15AP, bpRFEFStim4_13_15depth + 3000, dot_size, sacc_no, 'filled');
bpRFEFStim4_13_15ch05 = scatter3(bpRFEFStim4_13_15ML, bpRFEFStim4_13_15AP, bpRFEFStim4_13_15depth + 2500, dot_size, sacc_no, 'filled');
bpRFEFStim4_13_15ch04 = scatter3(bpRFEFStim4_13_15ML, bpRFEFStim4_13_15AP, bpRFEFStim4_13_15depth +  2000, dot_size, sacc_no, 'filled');
bpRFEFStim4_13_15ch03 = scatter3(bpRFEFStim4_13_15ML, bpRFEFStim4_13_15AP, bpRFEFStim4_13_15depth +  1500, dot_size, sacc_no, 'filled');
bpRFEFStim4_13_15ch02 = scatter3(bpRFEFStim4_13_15ML, bpRFEFStim4_13_15AP, bpRFEFStim4_13_15depth +  500, dot_size, sacc_no, 'filled');
bpRFEFStim4_13_15ch01 = scatter3(bpRFEFStim4_13_15ML, bpRFEFStim4_13_15AP, bpRFEFStim4_13_15depth +    0, dot_size, sacc_no, 'filled');

%
% bpRFEFStim4_13_15n02
%

% variables
bpRFEFStim4_13_15n02depth = -11000;
bpRFEFStim4_13_15n02AP = -1;
bpRFEFStim4_13_15n02ML = 1;

% session depth + coordinates
bpRFEFStim4_13_15n02top = [bpRFEFStim4_13_15n02ML, bpRFEFStim4_13_15n02AP, 0];
bpRFEFStim4_13_15n02bottom = [bpRFEFStim4_13_15n02ML, bpRFEFStim4_13_15n02AP, bpRFEFStim4_13_15n02depth];
bpRFEFStim4_13_15n02 = [bpRFEFStim4_13_15n02top;bpRFEFStim4_13_15n02bottom];
plot3(bpRFEFStim4_13_15n02(:,1),bpRFEFStim4_13_15n02(:,2),bpRFEFStim4_13_15n02(:,3), 'r', 'LineWidth', 2)

bpRFEFStim4_13_15n02ch10 = scatter3(bpRFEFStim4_13_15n02ML, bpRFEFStim4_13_15n02AP, bpRFEFStim4_13_15n02depth + 9000, dot_size, sacc_no, 'filled');
bpRFEFStim4_13_15n02ch09 = scatter3(bpRFEFStim4_13_15n02ML, bpRFEFStim4_13_15n02AP, bpRFEFStim4_13_15n02depth + 8000, dot_size, sacc_no, 'filled');
bpRFEFStim4_13_15n02ch08 = scatter3(bpRFEFStim4_13_15n02ML, bpRFEFStim4_13_15n02AP, bpRFEFStim4_13_15n02depth + 7000, dot_size, sacc_no, 'filled');
bpRFEFStim4_13_15n02ch07 = scatter3(bpRFEFStim4_13_15n02ML, bpRFEFStim4_13_15n02AP, bpRFEFStim4_13_15n02depth + 6000, dot_size, sacc_no, 'filled');
bpRFEFStim4_13_15n02ch06 = scatter3(bpRFEFStim4_13_15n02ML, bpRFEFStim4_13_15n02AP, bpRFEFStim4_13_15n02depth + 5000, dot_size, sacc_no, 'filled');
bpRFEFStim4_13_15n02ch05 = scatter3(bpRFEFStim4_13_15n02ML, bpRFEFStim4_13_15n02AP, bpRFEFStim4_13_15n02depth + 4000, dot_size, sacc_no, 'filled');
bpRFEFStim4_13_15n02ch04 = scatter3(bpRFEFStim4_13_15n02ML, bpRFEFStim4_13_15n02AP, bpRFEFStim4_13_15n02depth +  3000, dot_size, sacc_no, 'filled');
bpRFEFStim4_13_15n02ch03 = scatter3(bpRFEFStim4_13_15n02ML, bpRFEFStim4_13_15n02AP, bpRFEFStim4_13_15n02depth +  2000, dot_size, sacc_no, 'filled');
bpRFEFStim4_13_15n02ch02 = scatter3(bpRFEFStim4_13_15n02ML, bpRFEFStim4_13_15n02AP, bpRFEFStim4_13_15n02depth +  1000, dot_size, sacc_no, 'filled');
bpRFEFStim4_13_15n02ch01 = scatter3(bpRFEFStim4_13_15n02ML, bpRFEFStim4_13_15n02AP, bpRFEFStim4_13_15n02depth +    0, dot_size, sacc_no, 'filled');

%
% bpRFEFStim4_13_15n03
%

% variables
bpRFEFStim4_13_15n03depth = -8884;
bpRFEFStim4_13_15n03AP = -4;
bpRFEFStim4_13_15n03ML = 2;

% session depth + coordinates
bpRFEFStim4_13_15n03top = [bpRFEFStim4_13_15n03ML, bpRFEFStim4_13_15n03AP, 0];
bpRFEFStim4_13_15n03bottom = [bpRFEFStim4_13_15n03ML, bpRFEFStim4_13_15n03AP, bpRFEFStim4_13_15n03depth];
bpRFEFStim4_13_15n03 = [bpRFEFStim4_13_15n03top;bpRFEFStim4_13_15n03bottom];
plot3(bpRFEFStim4_13_15n03(:,1),bpRFEFStim4_13_15n03(:,2),bpRFEFStim4_13_15n03(:,3), 'r', 'LineWidth', 2)

bpRFEFStim4_13_15n03ch10 = scatter3(bpRFEFStim4_13_15n03ML, bpRFEFStim4_13_15n03AP, bpRFEFStim4_13_15n03depth + 8884, dot_size, sacc_no, 'filled');
bpRFEFStim4_13_15n03ch09 = scatter3(bpRFEFStim4_13_15n03ML, bpRFEFStim4_13_15n03AP, bpRFEFStim4_13_15n03depth + 8000, dot_size, sacc_no, 'filled');
bpRFEFStim4_13_15n03ch08 = scatter3(bpRFEFStim4_13_15n03ML, bpRFEFStim4_13_15n03AP, bpRFEFStim4_13_15n03depth + 7000, dot_size, sacc_no, 'filled');
bpRFEFStim4_13_15n03ch07 = scatter3(bpRFEFStim4_13_15n03ML, bpRFEFStim4_13_15n03AP, bpRFEFStim4_13_15n03depth + 6000, dot_size, sacc_no, 'filled');
bpRFEFStim4_13_15n03ch06 = scatter3(bpRFEFStim4_13_15n03ML, bpRFEFStim4_13_15n03AP, bpRFEFStim4_13_15n03depth + 5000, dot_size, sacc_no, 'filled');
bpRFEFStim4_13_15n03ch05 = scatter3(bpRFEFStim4_13_15n03ML, bpRFEFStim4_13_15n03AP, bpRFEFStim4_13_15n03depth + 4000, dot_size, sacc_no, 'filled');
bpRFEFStim4_13_15n03ch04 = scatter3(bpRFEFStim4_13_15n03ML, bpRFEFStim4_13_15n03AP, bpRFEFStim4_13_15n03depth +  3000, dot_size, sacc_no, 'filled');
bpRFEFStim4_13_15n03ch03 = scatter3(bpRFEFStim4_13_15n03ML, bpRFEFStim4_13_15n03AP, bpRFEFStim4_13_15n03depth +  2000, dot_size, sacc_no, 'filled');
bpRFEFStim4_13_15n03ch02 = scatter3(bpRFEFStim4_13_15n03ML, bpRFEFStim4_13_15n03AP, bpRFEFStim4_13_15n03depth +  1000, dot_size, sacc_no, 'filled');
bpRFEFStim4_13_15n03ch01 = scatter3(bpRFEFStim4_13_15n03ML, bpRFEFStim4_13_15n03AP, bpRFEFStim4_13_15n03depth +    0, dot_size, sacc_no, 'filled');

%
% bpRFEFStim4_13_15n04
%

% variables
bpRFEFStim4_13_15n04depth = -8617;
bpRFEFStim4_13_15n04AP = -5.5;
bpRFEFStim4_13_15n04ML = -3;

% session depth + coordinates
bpRFEFStim4_13_15n04top = [bpRFEFStim4_13_15n04ML, bpRFEFStim4_13_15n04AP, 0];
bpRFEFStim4_13_15n04bottom = [bpRFEFStim4_13_15n04ML, bpRFEFStim4_13_15n04AP, bpRFEFStim4_13_15n04depth];
bpRFEFStim4_13_15n04 = [bpRFEFStim4_13_15n04top;bpRFEFStim4_13_15n04bottom];
plot3(bpRFEFStim4_13_15n04(:,1),bpRFEFStim4_13_15n04(:,2),bpRFEFStim4_13_15n04(:,3), 'r', 'LineWidth', 2)


bpRFEFStim4_13_15n04ch24 = scatter3(bpRFEFStim4_13_15n04ML, bpRFEFStim4_13_15n04AP, bpRFEFStim4_13_15n04depth + 6800, dot_size, sacc_yes, 'filled');
bpRFEFStim4_13_15n04ch23 = scatter3(bpRFEFStim4_13_15n04ML, bpRFEFStim4_13_15n04AP, bpRFEFStim4_13_15n04depth + 6500, dot_size, sacc_no, 'filled');
bpRFEFStim4_13_15n04ch22 = scatter3(bpRFEFStim4_13_15n04ML, bpRFEFStim4_13_15n04AP, bpRFEFStim4_13_15n04depth + 6200, dot_size, sacc_yes, 'filled');
bpRFEFStim4_13_15n04ch21 = scatter3(bpRFEFStim4_13_15n04ML, bpRFEFStim4_13_15n04AP, bpRFEFStim4_13_15n04depth + 5900, dot_size, sacc_yes, 'filled');
bpRFEFStim4_13_15n04ch20 = scatter3(bpRFEFStim4_13_15n04ML, bpRFEFStim4_13_15n04AP, bpRFEFStim4_13_15n04depth + 5600, dot_size, sacc_yes, 'filled');
bpRFEFStim4_13_15n04ch19 = scatter3(bpRFEFStim4_13_15n04ML, bpRFEFStim4_13_15n04AP, bpRFEFStim4_13_15n04depth + 5200, dot_size, sacc_yes, 'filled');
bpRFEFStim4_13_15n04ch18 = scatter3(bpRFEFStim4_13_15n04ML, bpRFEFStim4_13_15n04AP, bpRFEFStim4_13_15n04depth + 5000, dot_size, sacc_yes, 'filled');
bpRFEFStim4_13_15n04ch17 = scatter3(bpRFEFStim4_13_15n04ML, bpRFEFStim4_13_15n04AP, bpRFEFStim4_13_15n04depth + 4800, dot_size, sacc_yes, 'filled');
bpRFEFStim4_13_15n04ch16 = scatter3(bpRFEFStim4_13_15n04ML, bpRFEFStim4_13_15n04AP, bpRFEFStim4_13_15n04depth + 4500, dot_size, sacc_yes, 'filled');
bpRFEFStim4_13_15n04ch15 = scatter3(bpRFEFStim4_13_15n04ML, bpRFEFStim4_13_15n04AP, bpRFEFStim4_13_15n04depth + 4400, dot_size, sacc_yes, 'filled');
bpRFEFStim4_13_15n04ch14 = scatter3(bpRFEFStim4_13_15n04ML, bpRFEFStim4_13_15n04AP, bpRFEFStim4_13_15n04depth + 4100, dot_size, sacc_yes, 'filled');
bpRFEFStim4_13_15n04ch13 = scatter3(bpRFEFStim4_13_15n04ML, bpRFEFStim4_13_15n04AP, bpRFEFStim4_13_15n04depth + 3900, dot_size, sacc_yes, 'filled');
bpRFEFStim4_13_15n04ch12 = scatter3(bpRFEFStim4_13_15n04ML, bpRFEFStim4_13_15n04AP, bpRFEFStim4_13_15n04depth + 3700, dot_size, sacc_yes, 'filled');
bpRFEFStim4_13_15n04ch11 = scatter3(bpRFEFStim4_13_15n04ML, bpRFEFStim4_13_15n04AP, bpRFEFStim4_13_15n04depth + 3500, dot_size, sacc_yes, 'filled');
bpRFEFStim4_13_15n04ch10 = scatter3(bpRFEFStim4_13_15n04ML, bpRFEFStim4_13_15n04AP, bpRFEFStim4_13_15n04depth + 3200, dot_size, sacc_yes, 'filled');
bpRFEFStim4_13_15n04ch09 = scatter3(bpRFEFStim4_13_15n04ML, bpRFEFStim4_13_15n04AP, bpRFEFStim4_13_15n04depth + 3000, dot_size, sacc_yes, 'filled');
bpRFEFStim4_13_15n04ch08 = scatter3(bpRFEFStim4_13_15n04ML, bpRFEFStim4_13_15n04AP, bpRFEFStim4_13_15n04depth + 2700, dot_size, sacc_yes, 'filled');
bpRFEFStim4_13_15n04ch07 = scatter3(bpRFEFStim4_13_15n04ML, bpRFEFStim4_13_15n04AP, bpRFEFStim4_13_15n04depth + 2500, dot_size, sacc_yes, 'filled');
bpRFEFStim4_13_15n04ch06 = scatter3(bpRFEFStim4_13_15n04ML, bpRFEFStim4_13_15n04AP, bpRFEFStim4_13_15n04depth + 2200, dot_size, sacc_yes, 'filled');
bpRFEFStim4_13_15n04ch05 = scatter3(bpRFEFStim4_13_15n04ML, bpRFEFStim4_13_15n04AP, bpRFEFStim4_13_15n04depth + 2000, dot_size, sacc_yes, 'filled');
bpRFEFStim4_13_15n04ch04 = scatter3(bpRFEFStim4_13_15n04ML, bpRFEFStim4_13_15n04AP, bpRFEFStim4_13_15n04depth + 1500, dot_size, sacc_no, 'filled');
bpRFEFStim4_13_15n04ch03 = scatter3(bpRFEFStim4_13_15n04ML, bpRFEFStim4_13_15n04AP, bpRFEFStim4_13_15n04depth + 1000, dot_size, sacc_no, 'filled');
bpRFEFStim4_13_15n04ch02 = scatter3(bpRFEFStim4_13_15n04ML, bpRFEFStim4_13_15n04AP, bpRFEFStim4_13_15n04depth +  500, dot_size, sacc_no, 'filled');
bpRFEFStim4_13_15n04ch01 = scatter3(bpRFEFStim4_13_15n04ML, bpRFEFStim4_13_15n04AP, bpRFEFStim4_13_15n04depth +    0, dot_size, sacc_no, 'filled');

%
% bpRFEFStim4_17_15
%

% variables
bpRFEFStim4_17_15depth = -12400;
bpRFEFStim4_17_15AP = -6;
bpRFEFStim4_17_15ML = -1;

% session depth + coordinates
bpRFEFStim4_17_15top = [bpRFEFStim4_17_15ML, bpRFEFStim4_17_15AP, 0];
bpRFEFStim4_17_15bottom = [bpRFEFStim4_17_15ML, bpRFEFStim4_17_15AP, bpRFEFStim4_17_15depth];
bpRFEFStim4_17_15 = [bpRFEFStim4_17_15top;bpRFEFStim4_17_15bottom];
plot3(bpRFEFStim4_17_15(:,1),bpRFEFStim4_17_15(:,2),bpRFEFStim4_17_15(:,3), 'r', 'LineWidth', 2)

bpRFEFStim4_17_15ch17 = scatter3(bpRFEFStim4_17_15ML, bpRFEFStim4_17_15AP, bpRFEFStim4_17_15depth + 11400, dot_size, sacc_yes, 'filled');
bpRFEFStim4_17_15ch16 = scatter3(bpRFEFStim4_17_15ML, bpRFEFStim4_17_15AP, bpRFEFStim4_17_15depth + 10700, dot_size, sacc_yes, 'filled');
bpRFEFStim4_17_15ch15 = scatter3(bpRFEFStim4_17_15ML, bpRFEFStim4_17_15AP, bpRFEFStim4_17_15depth + 10100, dot_size, sacc_yes, 'filled');
bpRFEFStim4_17_15ch14 = scatter3(bpRFEFStim4_17_15ML, bpRFEFStim4_17_15AP, bpRFEFStim4_17_15depth +  10000, dot_size, sacc_yes, 'filled');
bpRFEFStim4_17_15ch13 = scatter3(bpRFEFStim4_17_15ML, bpRFEFStim4_17_15AP, bpRFEFStim4_17_15depth +  9000, dot_size, sacc_yes, 'filled');
bpRFEFStim4_17_15ch12 = scatter3(bpRFEFStim4_17_15ML, bpRFEFStim4_17_15AP, bpRFEFStim4_17_15depth +  8000, dot_size, sacc_no, 'filled');
bpRFEFStim4_17_15ch11 = scatter3(bpRFEFStim4_17_15ML, bpRFEFStim4_17_15AP, bpRFEFStim4_17_15depth + 7000, dot_size, sacc_no, 'filled');
bpRFEFStim4_17_15ch10 = scatter3(bpRFEFStim4_17_15ML, bpRFEFStim4_17_15AP, bpRFEFStim4_17_15depth + 6700, dot_size, sacc_no, 'filled');
bpRFEFStim4_17_15ch09 = scatter3(bpRFEFStim4_17_15ML, bpRFEFStim4_17_15AP, bpRFEFStim4_17_15depth + 6500, dot_size, sacc_no, 'filled');
bpRFEFStim4_17_15ch08 = scatter3(bpRFEFStim4_17_15ML, bpRFEFStim4_17_15AP, bpRFEFStim4_17_15depth + 6300, dot_size, sacc_yes, 'filled');
bpRFEFStim4_17_15ch07 = scatter3(bpRFEFStim4_17_15ML, bpRFEFStim4_17_15AP, bpRFEFStim4_17_15depth + 6000, dot_size, sacc_yes, 'filled');
bpRFEFStim4_17_15ch06 = scatter3(bpRFEFStim4_17_15ML, bpRFEFStim4_17_15AP, bpRFEFStim4_17_15depth + 5000, dot_size, sacc_no, 'filled');
bpRFEFStim4_17_15ch05 = scatter3(bpRFEFStim4_17_15ML, bpRFEFStim4_17_15AP, bpRFEFStim4_17_15depth + 4000, dot_size, sacc_no, 'filled');
bpRFEFStim4_17_15ch04 = scatter3(bpRFEFStim4_17_15ML, bpRFEFStim4_17_15AP, bpRFEFStim4_17_15depth +  3000, dot_size, sacc_no, 'filled');
bpRFEFStim4_17_15ch03 = scatter3(bpRFEFStim4_17_15ML, bpRFEFStim4_17_15AP, bpRFEFStim4_17_15depth +  2000, dot_size, sacc_no, 'filled');
bpRFEFStim4_17_15ch02 = scatter3(bpRFEFStim4_17_15ML, bpRFEFStim4_17_15AP, bpRFEFStim4_17_15depth +  1000, dot_size, sacc_no, 'filled');
bpRFEFStim4_17_15ch01 = scatter3(bpRFEFStim4_17_15ML, bpRFEFStim4_17_15AP, bpRFEFStim4_17_15depth +    0, dot_size, sacc_no, 'filled');

%
% bpRFEFStim4_17_15n02
%

% variables
bpRFEFStim4_17_15n02depth = -6300;
bpRFEFStim4_17_15n02AP = -2;
bpRFEFStim4_17_15n02ML = 0;

% session depth + coordinates
bpRFEFStim4_17_15n02top = [bpRFEFStim4_17_15n02ML, bpRFEFStim4_17_15n02AP, 0];
bpRFEFStim4_17_15n02bottom = [bpRFEFStim4_17_15n02ML, bpRFEFStim4_17_15n02AP, bpRFEFStim4_17_15n02depth];
bpRFEFStim4_17_15n02 = [bpRFEFStim4_17_15n02top;bpRFEFStim4_17_15n02bottom];
plot3(bpRFEFStim4_17_15n02(:,1),bpRFEFStim4_17_15n02(:,2),bpRFEFStim4_17_15n02(:,3), 'r', 'LineWidth', 2)

bpRFEFStim4_17_15n02ch10 = scatter3(bpRFEFStim4_17_15n02ML, bpRFEFStim4_17_15n02AP, bpRFEFStim4_17_15n02depth + 4500, dot_size, sacc_no, 'filled');
bpRFEFStim4_17_15n02ch09 = scatter3(bpRFEFStim4_17_15n02ML, bpRFEFStim4_17_15n02AP, bpRFEFStim4_17_15n02depth + 4000, dot_size, sacc_no, 'filled');
bpRFEFStim4_17_15n02ch08 = scatter3(bpRFEFStim4_17_15n02ML, bpRFEFStim4_17_15n02AP, bpRFEFStim4_17_15n02depth + 3500, dot_size, sacc_no, 'filled');
bpRFEFStim4_17_15n02ch07 = scatter3(bpRFEFStim4_17_15n02ML, bpRFEFStim4_17_15n02AP, bpRFEFStim4_17_15n02depth + 3000, dot_size, sacc_no, 'filled');
bpRFEFStim4_17_15n02ch06 = scatter3(bpRFEFStim4_17_15n02ML, bpRFEFStim4_17_15n02AP, bpRFEFStim4_17_15n02depth + 2500, dot_size, sacc_no, 'filled');
bpRFEFStim4_17_15n02ch05 = scatter3(bpRFEFStim4_17_15n02ML, bpRFEFStim4_17_15n02AP, bpRFEFStim4_17_15n02depth + 2000, dot_size, sacc_no, 'filled');
bpRFEFStim4_17_15n02ch04 = scatter3(bpRFEFStim4_17_15n02ML, bpRFEFStim4_17_15n02AP, bpRFEFStim4_17_15n02depth +  1500, dot_size, sacc_no, 'filled');
bpRFEFStim4_17_15n02ch03 = scatter3(bpRFEFStim4_17_15n02ML, bpRFEFStim4_17_15n02AP, bpRFEFStim4_17_15n02depth +  1000, dot_size, sacc_no, 'filled');
bpRFEFStim4_17_15n02ch02 = scatter3(bpRFEFStim4_17_15n02ML, bpRFEFStim4_17_15n02AP, bpRFEFStim4_17_15n02depth +  500, dot_size, sacc_no, 'filled');
bpRFEFStim4_17_15n02ch01 = scatter3(bpRFEFStim4_17_15n02ML, bpRFEFStim4_17_15n02AP, bpRFEFStim4_17_15n02depth +    0, dot_size, sacc_no, 'filled');

%
% bpRFEFStim4_17_15n03
%

% variables
bpRFEFStim4_17_15n03depth = -8100;
bpRFEFStim4_17_15n03AP = -5;
bpRFEFStim4_17_15n03ML = 0;

% session depth + coordinates
bpRFEFStim4_17_15n03top = [bpRFEFStim4_17_15n03ML, bpRFEFStim4_17_15n03AP, 0];
bpRFEFStim4_17_15n03bottom = [bpRFEFStim4_17_15n03ML, bpRFEFStim4_17_15n03AP, bpRFEFStim4_17_15n03depth];
bpRFEFStim4_17_15n03 = [bpRFEFStim4_17_15n03top;bpRFEFStim4_17_15n03bottom];
plot3(bpRFEFStim4_17_15n03(:,1),bpRFEFStim4_17_15n03(:,2),bpRFEFStim4_17_15n03(:,3), 'r', 'LineWidth', 2)


bpRFEFStim4_17_15n03ch12 = scatter3(bpRFEFStim4_17_15n03ML, bpRFEFStim4_17_15n03AP, bpRFEFStim4_17_15n03depth + 8000, dot_size, sacc_no, 'filled');
bpRFEFStim4_17_15n03ch11 = scatter3(bpRFEFStim4_17_15n03ML, bpRFEFStim4_17_15n03AP, bpRFEFStim4_17_15n03depth + 7000, dot_size, sacc_no, 'filled');
bpRFEFStim4_17_15n03ch10 = scatter3(bpRFEFStim4_17_15n03ML, bpRFEFStim4_17_15n03AP, bpRFEFStim4_17_15n03depth + 6000, dot_size, sacc_no, 'filled');
bpRFEFStim4_17_15n03ch09 = scatter3(bpRFEFStim4_17_15n03ML, bpRFEFStim4_17_15n03AP, bpRFEFStim4_17_15n03depth + 5500, dot_size, sacc_yes, 'filled');
bpRFEFStim4_17_15n03ch08 = scatter3(bpRFEFStim4_17_15n03ML, bpRFEFStim4_17_15n03AP, bpRFEFStim4_17_15n03depth + 5000, dot_size, sacc_yes, 'filled');
bpRFEFStim4_17_15n03ch07 = scatter3(bpRFEFStim4_17_15n03ML, bpRFEFStim4_17_15n03AP, bpRFEFStim4_17_15n03depth + 5500, dot_size, sacc_yes, 'filled');
bpRFEFStim4_17_15n03ch06 = scatter3(bpRFEFStim4_17_15n03ML, bpRFEFStim4_17_15n03AP, bpRFEFStim4_17_15n03depth + 5000, dot_size, sacc_no, 'filled');
bpRFEFStim4_17_15n03ch05 = scatter3(bpRFEFStim4_17_15n03ML, bpRFEFStim4_17_15n03AP, bpRFEFStim4_17_15n03depth + 4000, dot_size, sacc_no, 'filled');
bpRFEFStim4_17_15n03ch04 = scatter3(bpRFEFStim4_17_15n03ML, bpRFEFStim4_17_15n03AP, bpRFEFStim4_17_15n03depth +  3000, dot_size, sacc_no, 'filled');
bpRFEFStim4_17_15n03ch03 = scatter3(bpRFEFStim4_17_15n03ML, bpRFEFStim4_17_15n03AP, bpRFEFStim4_17_15n03depth +  2000, dot_size, sacc_no, 'filled');
bpRFEFStim4_17_15n03ch02 = scatter3(bpRFEFStim4_17_15n03ML, bpRFEFStim4_17_15n03AP, bpRFEFStim4_17_15n03depth +  1000, dot_size, sacc_no, 'filled');
bpRFEFStim4_17_15n03ch01 = scatter3(bpRFEFStim4_17_15n03ML, bpRFEFStim4_17_15n03AP, bpRFEFStim4_17_15n03depth +    0, dot_size, sacc_no, 'filled');

%
% bpRFEFStim4_17_15n04
%

% variables
bpRFEFStim4_17_15n04depth = -5079;
bpRFEFStim4_17_15n04AP = -7;
bpRFEFStim4_17_15n04ML = 0;

% session depth + coordinates
bpRFEFStim4_17_15n04top = [bpRFEFStim4_17_15n04ML, bpRFEFStim4_17_15n04AP, 0];
bpRFEFStim4_17_15n04bottom = [bpRFEFStim4_17_15n04ML, bpRFEFStim4_17_15n04AP, bpRFEFStim4_17_15n04depth];
bpRFEFStim4_17_15n04 = [bpRFEFStim4_17_15n04top;bpRFEFStim4_17_15n04bottom];
plot3(bpRFEFStim4_17_15n04(:,1),bpRFEFStim4_17_15n04(:,2),bpRFEFStim4_17_15n04(:,3), 'r', 'LineWidth', 2)

bpRFEFStim4_17_15n04ch06 = scatter3(bpRFEFStim4_17_15n04ML, bpRFEFStim4_17_15n04AP, bpRFEFStim4_17_15n04depth + 5000, dot_size, sacc_no, 'filled');
bpRFEFStim4_17_15n04ch05 = scatter3(bpRFEFStim4_17_15n04ML, bpRFEFStim4_17_15n04AP, bpRFEFStim4_17_15n04depth + 4000, dot_size, sacc_no, 'filled');
bpRFEFStim4_17_15n04ch04 = scatter3(bpRFEFStim4_17_15n04ML, bpRFEFStim4_17_15n04AP, bpRFEFStim4_17_15n04depth +  3000, dot_size, sacc_no, 'filled');
bpRFEFStim4_17_15n04ch03 = scatter3(bpRFEFStim4_17_15n04ML, bpRFEFStim4_17_15n04AP, bpRFEFStim4_17_15n04depth +  2000, dot_size, sacc_no, 'filled');
bpRFEFStim4_17_15n04ch02 = scatter3(bpRFEFStim4_17_15n04ML, bpRFEFStim4_17_15n04AP, bpRFEFStim4_17_15n04depth +  1000, dot_size, sacc_no, 'filled');
bpRFEFStim4_17_15n04ch01 = scatter3(bpRFEFStim4_17_15n04ML, bpRFEFStim4_17_15n04AP, bpRFEFStim4_17_15n04depth +    0, dot_size, sacc_no, 'filled');

%
% bpRFEFStim4_21_15
%

% variables
bpRFEFStim4_21_15depth = -8400;
bpRFEFStim4_21_15AP = -5.5;
bpRFEFStim4_21_15ML = -2;

% session depth + coordinates
bpRFEFStim4_21_15top = [bpRFEFStim4_21_15ML, bpRFEFStim4_21_15AP, 0];
bpRFEFStim4_21_15bottom = [bpRFEFStim4_21_15ML, bpRFEFStim4_21_15AP, bpRFEFStim4_21_15depth];
bpRFEFStim4_21_15 = [bpRFEFStim4_21_15top;bpRFEFStim4_21_15bottom];
plot3(bpRFEFStim4_21_15(:,1),bpRFEFStim4_21_15(:,2),bpRFEFStim4_21_15(:,3), 'r', 'LineWidth', 2)

bpRFEFStim4_21_15ch09 = scatter3(bpRFEFStim4_21_15ML, bpRFEFStim4_21_15AP, bpRFEFStim4_21_15depth + 8000, dot_size, sacc_no, 'filled');
bpRFEFStim4_21_15ch08 = scatter3(bpRFEFStim4_21_15ML, bpRFEFStim4_21_15AP, bpRFEFStim4_21_15depth + 7000, dot_size, sacc_no, 'filled');
bpRFEFStim4_21_15ch07 = scatter3(bpRFEFStim4_21_15ML, bpRFEFStim4_21_15AP, bpRFEFStim4_21_15depth + 6000, dot_size, sacc_no, 'filled');
bpRFEFStim4_21_15ch06 = scatter3(bpRFEFStim4_21_15ML, bpRFEFStim4_21_15AP, bpRFEFStim4_21_15depth + 5000, dot_size, sacc_no, 'filled');
bpRFEFStim4_21_15ch05 = scatter3(bpRFEFStim4_21_15ML, bpRFEFStim4_21_15AP, bpRFEFStim4_21_15depth + 4000, dot_size, sacc_no, 'filled');
bpRFEFStim4_21_15ch04 = scatter3(bpRFEFStim4_21_15ML, bpRFEFStim4_21_15AP, bpRFEFStim4_21_15depth +  3000, dot_size, sacc_no, 'filled');
bpRFEFStim4_21_15ch03 = scatter3(bpRFEFStim4_21_15ML, bpRFEFStim4_21_15AP, bpRFEFStim4_21_15depth +  2000, dot_size, sacc_no, 'filled');
bpRFEFStim4_21_15ch02 = scatter3(bpRFEFStim4_21_15ML, bpRFEFStim4_21_15AP, bpRFEFStim4_21_15depth +  1000, dot_size, sacc_no, 'filled');
bpRFEFStim4_21_15ch01 = scatter3(bpRFEFStim4_21_15ML, bpRFEFStim4_21_15AP, bpRFEFStim4_21_15depth +    0, dot_size, sacc_no, 'filled');

%
% bpRFEFStim4_23_15
%

% variables
bpRFEFStim4_23_15depth = -6700;
bpRFEFStim4_23_15AP = -5.5;
bpRFEFStim4_23_15ML = -3;

% session depth + coordinates
bpRFEFStim4_23_15top = [bpRFEFStim4_23_15ML, bpRFEFStim4_23_15AP, 0];
bpRFEFStim4_23_15bottom = [bpRFEFStim4_23_15ML, bpRFEFStim4_23_15AP, bpRFEFStim4_23_15depth];
bpRFEFStim4_23_15 = [bpRFEFStim4_23_15top;bpRFEFStim4_23_15bottom];
plot3(bpRFEFStim4_23_15(:,1),bpRFEFStim4_23_15(:,2),bpRFEFStim4_23_15(:,3), 'r', 'LineWidth', 2)

bpRFEFStim4_23_15ch06 = scatter3(bpRFEFStim4_23_15ML, bpRFEFStim4_23_15AP, bpRFEFStim4_23_15depth + 6000, dot_size, sacc_no, 'filled');
bpRFEFStim4_23_15ch05 = scatter3(bpRFEFStim4_23_15ML, bpRFEFStim4_23_15AP, bpRFEFStim4_23_15depth + 5000, dot_size, sacc_no, 'filled');
bpRFEFStim4_23_15ch04 = scatter3(bpRFEFStim4_23_15ML, bpRFEFStim4_23_15AP, bpRFEFStim4_23_15depth +  3000, dot_size, sacc_no, 'filled');
bpRFEFStim4_23_15ch03 = scatter3(bpRFEFStim4_23_15ML, bpRFEFStim4_23_15AP, bpRFEFStim4_23_15depth +  2000, dot_size, sacc_no, 'filled');
bpRFEFStim4_23_15ch02 = scatter3(bpRFEFStim4_23_15ML, bpRFEFStim4_23_15AP, bpRFEFStim4_23_15depth +  1000, dot_size, sacc_no, 'filled');
bpRFEFStim4_23_15ch01 = scatter3(bpRFEFStim4_23_15ML, bpRFEFStim4_23_15AP, bpRFEFStim4_23_15depth +    0, dot_size, sacc_no, 'filled');

%
% bpRFEFStim4_27_15
%

% variables
bpRFEFStim4_27_15depth = -8150;
bpRFEFStim4_27_15AP = -6;
bpRFEFStim4_27_15ML = 0;

% session depth + coordinates
bpRFEFStim4_27_15top = [bpRFEFStim4_27_15ML, bpRFEFStim4_27_15AP, 0];
bpRFEFStim4_27_15bottom = [bpRFEFStim4_27_15ML, bpRFEFStim4_27_15AP, bpRFEFStim4_27_15depth];
bpRFEFStim4_27_15 = [bpRFEFStim4_27_15top;bpRFEFStim4_27_15bottom];
plot3(bpRFEFStim4_27_15(:,1),bpRFEFStim4_27_15(:,2),bpRFEFStim4_27_15(:,3), 'r', 'LineWidth', 2)

bpRFEFStim4_27_15ch09 = scatter3(bpRFEFStim4_27_15ML, bpRFEFStim4_27_15AP, bpRFEFStim4_27_15depth + 8000, dot_size, sacc_no, 'filled');
bpRFEFStim4_27_15ch08 = scatter3(bpRFEFStim4_27_15ML, bpRFEFStim4_27_15AP, bpRFEFStim4_27_15depth + 7000, dot_size, sacc_no, 'filled');
bpRFEFStim4_27_15ch07 = scatter3(bpRFEFStim4_27_15ML, bpRFEFStim4_27_15AP, bpRFEFStim4_27_15depth + 6000, dot_size, sacc_no, 'filled');
bpRFEFStim4_27_15ch06 = scatter3(bpRFEFStim4_27_15ML, bpRFEFStim4_27_15AP, bpRFEFStim4_27_15depth + 5000, dot_size, sacc_no, 'filled');
bpRFEFStim4_27_15ch05 = scatter3(bpRFEFStim4_27_15ML, bpRFEFStim4_27_15AP, bpRFEFStim4_27_15depth + 4000, dot_size, sacc_no, 'filled');
bpRFEFStim4_27_15ch04 = scatter3(bpRFEFStim4_27_15ML, bpRFEFStim4_27_15AP, bpRFEFStim4_27_15depth +  3000, dot_size, sacc_no, 'filled');
bpRFEFStim4_27_15ch03 = scatter3(bpRFEFStim4_27_15ML, bpRFEFStim4_27_15AP, bpRFEFStim4_27_15depth +  2000, dot_size, sacc_no, 'filled');
bpRFEFStim4_27_15ch02 = scatter3(bpRFEFStim4_27_15ML, bpRFEFStim4_27_15AP, bpRFEFStim4_27_15depth +  1000, dot_size, sacc_no, 'filled');
bpRFEFStim4_27_15ch01 = scatter3(bpRFEFStim4_27_15ML, bpRFEFStim4_27_15AP, bpRFEFStim4_27_15depth +    0, dot_size, sacc_no, 'filled');

%
% bpRFEFStim4_27_15n02
%

% variables
bpRFEFStim4_27_15n02depth = -6500;
bpRFEFStim4_27_15n02AP = -8;
bpRFEFStim4_27_15n02ML = 0;

% session depth + coordinates
bpRFEFStim4_27_15n02top = [bpRFEFStim4_27_15n02ML, bpRFEFStim4_27_15n02AP, 0];
bpRFEFStim4_27_15n02bottom = [bpRFEFStim4_27_15n02ML, bpRFEFStim4_27_15n02AP, bpRFEFStim4_27_15n02depth];
bpRFEFStim4_27_15n02 = [bpRFEFStim4_27_15n02top;bpRFEFStim4_27_15n02bottom];
plot3(bpRFEFStim4_27_15n02(:,1),bpRFEFStim4_27_15n02(:,2),bpRFEFStim4_27_15n02(:,3), 'r', 'LineWidth', 2)

bpRFEFStim4_27_15n02ch07 = scatter3(bpRFEFStim4_27_15n02ML, bpRFEFStim4_27_15n02AP, bpRFEFStim4_27_15n02depth + 6000, dot_size, sacc_no, 'filled');
bpRFEFStim4_27_15n02ch06 = scatter3(bpRFEFStim4_27_15n02ML, bpRFEFStim4_27_15n02AP, bpRFEFStim4_27_15n02depth + 5000, dot_size, sacc_no, 'filled');
bpRFEFStim4_27_15n02ch05 = scatter3(bpRFEFStim4_27_15n02ML, bpRFEFStim4_27_15n02AP, bpRFEFStim4_27_15n02depth + 4000, dot_size, sacc_no, 'filled');
bpRFEFStim4_27_15n02ch04 = scatter3(bpRFEFStim4_27_15n02ML, bpRFEFStim4_27_15n02AP, bpRFEFStim4_27_15n02depth +  3000, dot_size, sacc_no, 'filled');
bpRFEFStim4_27_15n02ch03 = scatter3(bpRFEFStim4_27_15n02ML, bpRFEFStim4_27_15n02AP, bpRFEFStim4_27_15n02depth +  2000, dot_size, sacc_no, 'filled');
bpRFEFStim4_27_15n02ch02 = scatter3(bpRFEFStim4_27_15n02ML, bpRFEFStim4_27_15n02AP, bpRFEFStim4_27_15n02depth +  1000, dot_size, sacc_no, 'filled');
bpRFEFStim4_27_15n02ch01 = scatter3(bpRFEFStim4_27_15n02ML, bpRFEFStim4_27_15n02AP, bpRFEFStim4_27_15n02depth +    0, dot_size, sacc_no, 'filled');

%
% bpRFEFStim8_21_15
%

% variables
bpRFEFStim8_21_15depth = -7300;
bpRFEFStim8_21_15AP = -7;
bpRFEFStim8_21_15ML = 0;

% session depth + coordinates
bpRFEFStim8_21_15top = [bpRFEFStim8_21_15ML, bpRFEFStim8_21_15AP, 0];
bpRFEFStim8_21_15bottom = [bpRFEFStim8_21_15ML, bpRFEFStim8_21_15AP, bpRFEFStim8_21_15depth];
bpRFEFStim8_21_15 = [bpRFEFStim8_21_15top;bpRFEFStim8_21_15bottom];
plot3(bpRFEFStim8_21_15(:,1),bpRFEFStim8_21_15(:,2),bpRFEFStim8_21_15(:,3), 'r', 'LineWidth', 2)


bpRFEFStim8_21_15ch24 = scatter3(bpRFEFStim8_21_15ML, bpRFEFStim8_21_15AP, bpRFEFStim8_21_15depth + 7000, dot_size, sacc_no, 'filled');
bpRFEFStim8_21_15ch23 = scatter3(bpRFEFStim8_21_15ML, bpRFEFStim8_21_15AP, bpRFEFStim8_21_15depth + 6600, dot_size, sacc_no, 'filled');
bpRFEFStim8_21_15ch22 = scatter3(bpRFEFStim8_21_15ML, bpRFEFStim8_21_15AP, bpRFEFStim8_21_15depth + 6200, dot_size, sacc_no, 'filled');
bpRFEFStim8_21_15ch21 = scatter3(bpRFEFStim8_21_15ML, bpRFEFStim8_21_15AP, bpRFEFStim8_21_15depth + 5800, dot_size, sacc_no, 'filled');
bpRFEFStim8_21_15ch20 = scatter3(bpRFEFStim8_21_15ML, bpRFEFStim8_21_15AP, bpRFEFStim8_21_15depth + 5400, dot_size, sacc_no, 'filled');
bpRFEFStim8_21_15ch19 = scatter3(bpRFEFStim8_21_15ML, bpRFEFStim8_21_15AP, bpRFEFStim8_21_15depth + 5000, dot_size, sacc_no, 'filled');
bpRFEFStim8_21_15ch18 = scatter3(bpRFEFStim8_21_15ML, bpRFEFStim8_21_15AP, bpRFEFStim8_21_15depth + 4600, dot_size, sacc_no, 'filled');
bpRFEFStim8_21_15ch17 = scatter3(bpRFEFStim8_21_15ML, bpRFEFStim8_21_15AP, bpRFEFStim8_21_15depth + 4200, dot_size, sacc_no, 'filled');
bpRFEFStim8_21_15ch16 = scatter3(bpRFEFStim8_21_15ML, bpRFEFStim8_21_15AP, bpRFEFStim8_21_15depth + 3800, dot_size, sacc_no, 'filled');
bpRFEFStim8_21_15ch15 = scatter3(bpRFEFStim8_21_15ML, bpRFEFStim8_21_15AP, bpRFEFStim8_21_15depth + 3400, dot_size, sacc_no, 'filled');
bpRFEFStim8_21_15ch14 = scatter3(bpRFEFStim8_21_15ML, bpRFEFStim8_21_15AP, bpRFEFStim8_21_15depth + 3000, dot_size, sacc_no, 'filled');
bpRFEFStim8_21_15ch13 = scatter3(bpRFEFStim8_21_15ML, bpRFEFStim8_21_15AP, bpRFEFStim8_21_15depth + 2500, dot_size, sacc_yes, 'filled');
bpRFEFStim8_21_15ch12 = scatter3(bpRFEFStim8_21_15ML, bpRFEFStim8_21_15AP, bpRFEFStim8_21_15depth + 2300, dot_size, sacc_yes, 'filled');
bpRFEFStim8_21_15ch11 = scatter3(bpRFEFStim8_21_15ML, bpRFEFStim8_21_15AP, bpRFEFStim8_21_15depth + 2100, dot_size, sacc_yes, 'filled');
bpRFEFStim8_21_15ch10 = scatter3(bpRFEFStim8_21_15ML, bpRFEFStim8_21_15AP, bpRFEFStim8_21_15depth + 1900, dot_size, sacc_yes, 'filled');
bpRFEFStim8_21_15ch09 = scatter3(bpRFEFStim8_21_15ML, bpRFEFStim8_21_15AP, bpRFEFStim8_21_15depth + 1700, dot_size, sacc_yes, 'filled');
bpRFEFStim8_21_15ch08 = scatter3(bpRFEFStim8_21_15ML, bpRFEFStim8_21_15AP, bpRFEFStim8_21_15depth + 1500, dot_size, sacc_yes, 'filled');
bpRFEFStim8_21_15ch07 = scatter3(bpRFEFStim8_21_15ML, bpRFEFStim8_21_15AP, bpRFEFStim8_21_15depth + 1300, dot_size, sacc_yes, 'filled');
bpRFEFStim8_21_15ch06 = scatter3(bpRFEFStim8_21_15ML, bpRFEFStim8_21_15AP, bpRFEFStim8_21_15depth + 1100, dot_size, sacc_yes, 'filled');
bpRFEFStim8_21_15ch05 = scatter3(bpRFEFStim8_21_15ML, bpRFEFStim8_21_15AP, bpRFEFStim8_21_15depth + 900, dot_size, sacc_yes, 'filled');
bpRFEFStim8_21_15ch04 = scatter3(bpRFEFStim8_21_15ML, bpRFEFStim8_21_15AP, bpRFEFStim8_21_15depth +  700, dot_size, sacc_yes, 'filled');
bpRFEFStim8_21_15ch03 = scatter3(bpRFEFStim8_21_15ML, bpRFEFStim8_21_15AP, bpRFEFStim8_21_15depth +  500, dot_size, sacc_yes, 'filled');
bpRFEFStim8_21_15ch02 = scatter3(bpRFEFStim8_21_15ML, bpRFEFStim8_21_15AP, bpRFEFStim8_21_15depth +  300, dot_size, sacc_yes, 'filled');
bpRFEFStim8_21_15ch01 = scatter3(bpRFEFStim8_21_15ML, bpRFEFStim8_21_15AP, bpRFEFStim8_21_15depth +    0, dot_size, sacc_yes, 'filled');


% plot chamber cylinder
[x1,y1,z1]=cylinder(9.5,50);
[x2,y2,z2]=cylinder(9.5,50);

z1=z1 + 0;
z2= z2 - 10000;
s1=surf(x1,y1,z1, 'LineWidth', 5);
s2=surf(x2,y2,z2, 'LineWidth', 5);

% setup plot dimensions/variables
grid on;
box on;
set(gca,'LineWidth',3)
axis([-10, 10, -10, 10, -10000, 1000])
title('Br RFEF Stimulation Penetrations', 'fontsize', 24);

ax = gca; % current axes
ax.FontSize = 16;
ax.XTick = -10:1:10;
ax.YTick = -10:1:10;
ax.ZTick = -10000:500:1000;

xlabel('Medial - Lateral (mm)', 'fontsize', 24);
xticklabels = {'M10', 'M9', 'M8', 'M7', 'M6', 'M5', 'M4', 'M3',...
    'M2', 'M1', 'ML0', 'L1', 'L2', 'L3', 'L4', 'L5',...
    'L6', 'L7', 'L8', 'L9', 'L10'};
set(gca, 'XTick', xticks, 'XTickLabel', xticklabels(:))

ylabel('Anterior - Posterior (mm)', 'fontsize', 24);
yticklabels = {'P10', 'P9', 'P8', 'P7', 'P6', 'P5', 'P4', 'P3',...
    'P2', 'P1', 'AP0', 'A1', 'A2', 'A3', 'A4', 'A5',...
    'A6', 'A7', 'A8', 'A9', 'A10'};
set(gca, 'YTick', yticks, 'YTickLabel', yticklabels(:))

zlabel('Penetration Depth (?m)', 'fontsize', 24);

set(gcf, 'units', 'norm', 'position', [0 0 .5 .9])
